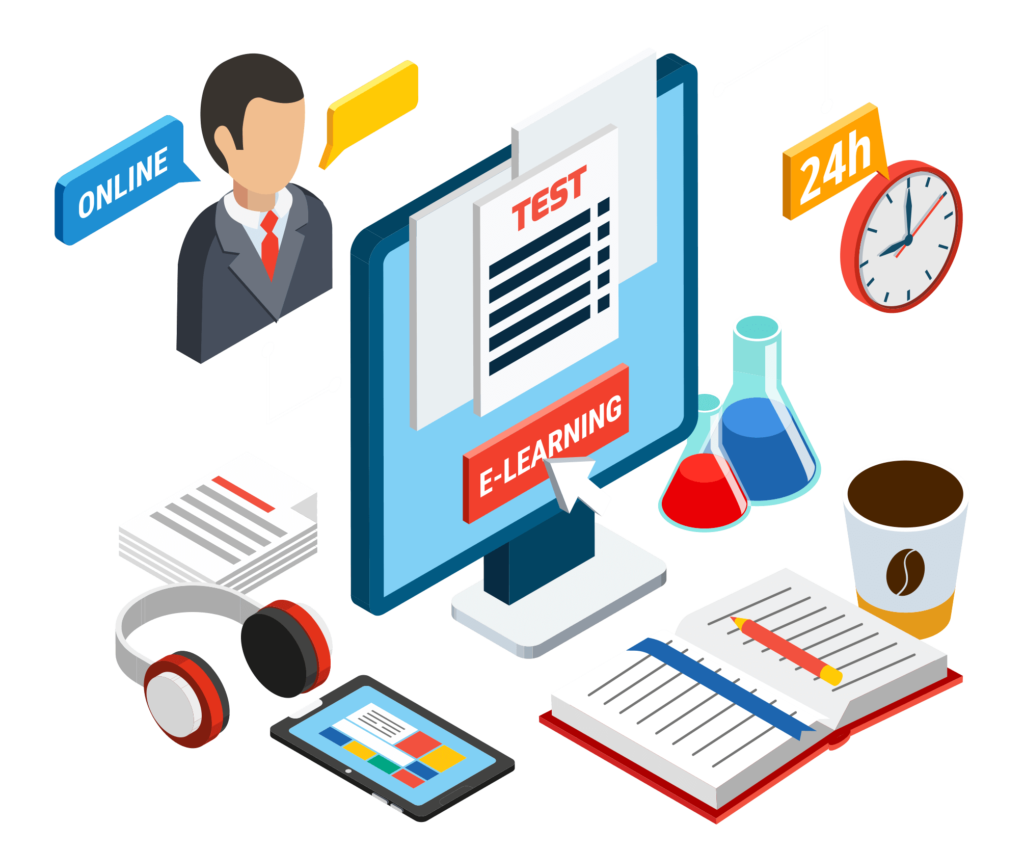
#> input picture imgprac.png, 1024 x 850 px
$ python 'image module practice.py'
#> lines starting #> are read from the running program, lines starting #| are printed output that depends on the picture
"""from PIL import Image

# Example usage of the image module
print("Image module imported successfully!")


# importing Image from PIL
from PIL import Image,ImageFilter#to apply blur effect
from PIL.ImageFilter import(BLUR,SHARPEN)
# open an image
img=Image.open("imgprac.png")
print(img.format)
width,height=img.size
crop_img=img.crop((0,0,width/2,height/2))
#crop_img.show()
crop_img.save("croppedimg.png")
crop_img=Image.open("croppedimg.png")#format of an image can oly be told when it has been opened
print(crop_img.format)
#Converting to bw with grayscale
scale='1'
grey_image=crop_img.convert("L")
#grey_image.show()
bw_image=crop_img.convert(scale)
#bw_image.show()
"""
#retrieving size of the image
from PIL import Image
with Image.open("imgprac.png") as image:
#> image is the input picture: PIL image 1024x850 RGBA; mean R, G, B, A 123.1, 120.4, 121.9, 110.3
   width,height=image.size
#> width = 1024; height = 850
   grey_img=image.convert('L')
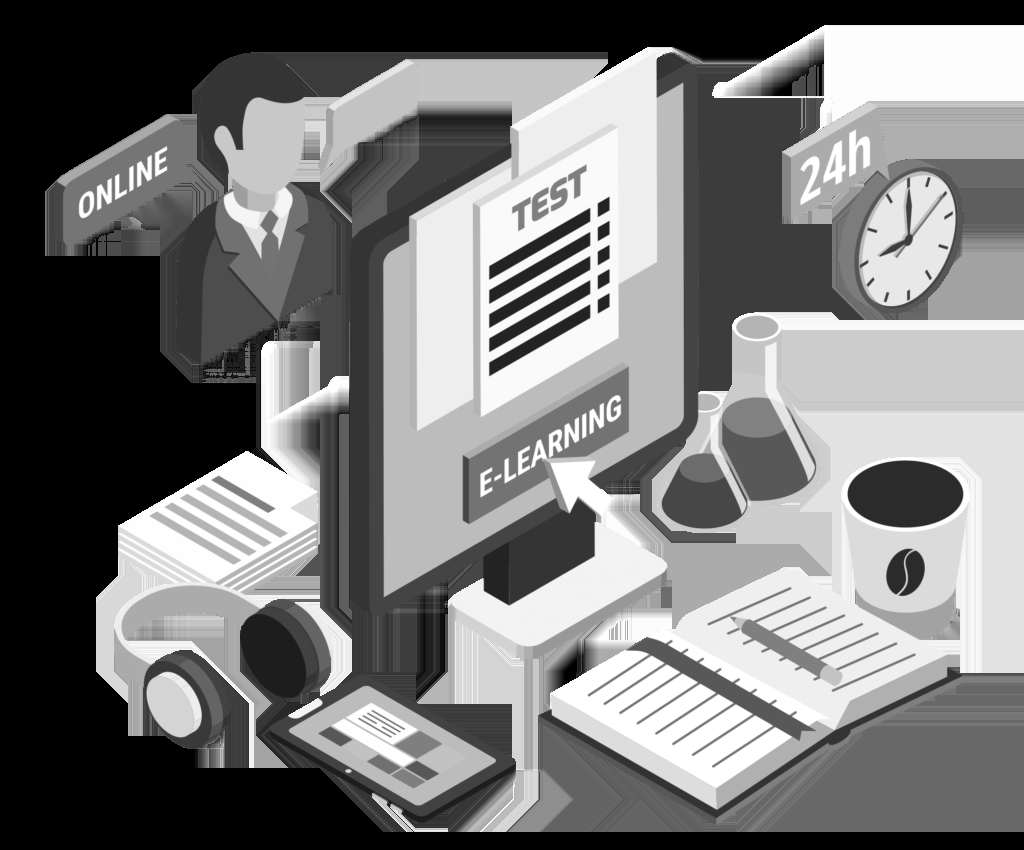
#> grey_img: PIL image 1024x850 L; min 0, max 255, mean 121.4
   grey_img.show()
   print(width,height)
#| 1024 850
"""
#rotating an image
rotated_image=crop_img.rotate(75)
#rotated_image.show()
flipped_img=rotated_image.transpose(Image.FLIP_TOP_BOTTOM)
blur_img=crop_img.filter(BLUR)
flipped_img.show()

#converting to bw,greyscale
grey_scale=image.convert("L")
grey_scale.show()
#convert to greyscale then convert to bw
#using threshold
threshold=1
bw_image=grey_scale.convert(threshold)
bw_image.show()


# Apply a simple blur filter
#blurred_image = image.filter(ImageFilter.BLUR)
#blurred_image.show()

#To crop image using 4 valued tuple
crop_img=image.crop((0,0,width/2,height/2))
#crop_img.show()
#crop_img.save("croppedimg.png")
#Image.open("croppedimg.png").show()

#rotating the image
rotate_img=image.rotate(90)
rotate_img.show()

#saving an image by renaming
image.save("testimg.png")
image.show()

#to resize image using 2 tuple
resize_img=image.resize((width//2,height//2))
resize_img.show()


new_img=Image.open("croppedimg.png")
print(new_img)# not display the image itself but rather provide a representation of the Image object such as its format, size, and mode.


#transposing an image
transposed_img=img.transpose(Image.FLIP_TOP_BOTTOM)#flipping the image by 180 degree vertically
transposed_img2=img.transpose(Image.FLIP_LEFT_RIGHT)#flipping the image by 180 degree horizontally
transposed_img.show()
"""
